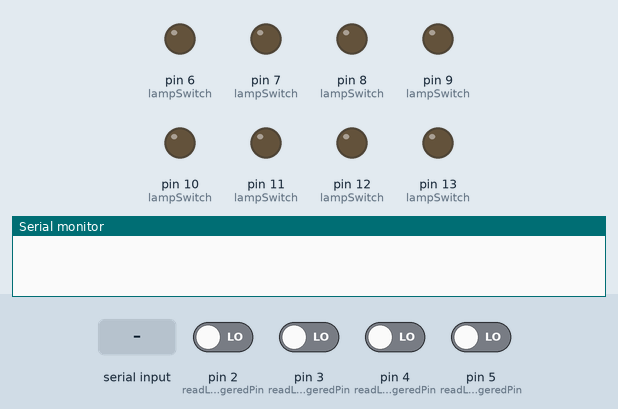
The sketch below on a simulated Arduino Uno, built with avr-gcc and run on an emulated ATmega328P. On the bench: output pins drawn as LEDs (lit = HIGH), the last lines printed to the serial monitor. The inputs (shaded band) are chosen by the test bench; at power-on: pin 2 (readLampTriggeredPin), pin 3 (readLampTriggeredPin), pin 4 (readLampTriggeredPin), pin 5 (readLampTriggeredPin) LOW.

Above: at 1.2 s.
1.3 s: pin 2 (readLampTriggeredPin) driven HIGH
At 1.9 s:
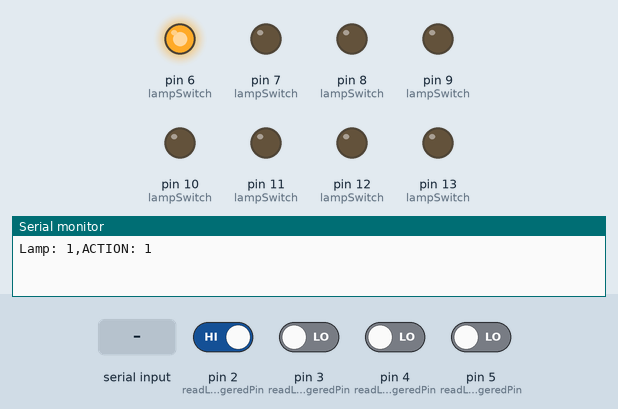
3.0 s: "0" received over Serial
At 3.8 s:
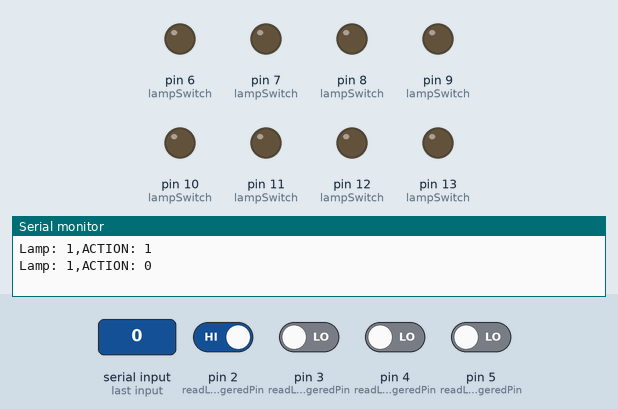
Timing chart, 0 to 6.0 s (numbered marks = the images above; inputs shaded):
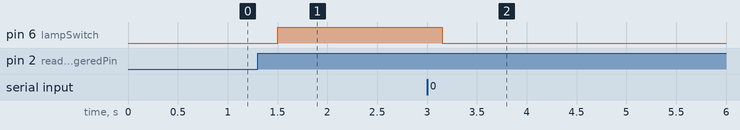

The sketch:

illuminate_control.ino
```cpp
/**
 * Control variables with current state of lamps
 * and the lamps that was triggered
 */
int lampSwitch;
int lampTriggered;
int oldLampTriggered;

/**
 * Speed of serial connection
 */
int baudRate = 9600;

/**
 * Control variables of lamps
 */
bool lampONE;
bool lampTWO;
bool lampTHREE;
bool lampFOUR;
bool lampFIVE;
bool lampSIX;
bool lampSEVEN;
bool lampEIGHT;

void setup() {

  /**
   * Input's pin, the buttons of control lamps,
   * set of pins are a binary of lamp ender to
   * power on/off
   */
  pinMode(2, INPUT);
  pinMode(3, INPUT);
  pinMode(4, INPUT);
  pinMode(5, INPUT);

  // Output pin's to control the lamps
  pinMode(6,  OUTPUT);
  pinMode(7,  OUTPUT);
  pinMode(8,  OUTPUT);
  pinMode(9,  OUTPUT);
  pinMode(10, OUTPUT);
  pinMode(11, OUTPUT);
  pinMode(12, OUTPUT);
  pinMode(13, OUTPUT);

  // Initialize the lamps on power off mode
  digitalWrite(6,  LOW);
  digitalWrite(7,  LOW);
  digitalWrite(8,  LOW);
  digitalWrite(9,  LOW);
  digitalWrite(10, LOW);
  digitalWrite(11, LOW);
  digitalWrite(12, LOW);
  digitalWrite(13, LOW);

  Serial.begin(baudRate);

  // Initialize the control variables
  lampSwitch = -1;
  lampTriggered = 0;
  oldLampTriggered = 0;
  lampONE    = false;
  lampTWO    = false;
  lampTHREE  = false;
  lampFOUR   = false;
  lampFIVE   = false;
  lampSIX    = false;
  lampSEVEN  = false;
  lampEIGHT  = false;
}

void loop() {

  lampTriggered = readLampTriggered();

  switch (lampTriggered) {
    case 1:
      lampSwitch = 6;
      break;
    case 2:
      lampSwitch = 7;
      break;
    case 3:
      lampSwitch = 8;
      break;
    case 4:
      lampSwitch = 9;
      break;
    case 5:
      lampSwitch = 10;
      break;
    case 6:
      lampSwitch = 11;
      break;
    case 7:
      lampSwitch = 12;
      break;
    case 8:
      lampSwitch = 13;
      break;
    default:
      lampSwitch = -1;
      oldLampTriggered = 0;
      break;
  }

  if (oldLampTriggered == 0 && oldLampTriggered != lampTriggered) {

    oldLampTriggered = lampTriggered;

    if (lampSwitch >= 6 && lampSwitch <= 13) {

      int action = LOW;

      if (switchLampState(lampTriggered)) {
        action = HIGH;
      }

      digitalWrite(lampSwitch, action);
      lampSwitch = -1;

      /**
       * DEBUG
       */
      Serial.print("Lamp: ");
      Serial.print(lampTriggered, DEC);
      Serial.print(",");
      Serial.print("ACTION: ");
      Serial.println(action, DEC);
    }
  }
}

bool switchSignalToBoolean(int signal)
{
  if (signal == HIGH) {
    return true;
  }

  return false;
}

bool switchLampState(int lamp)
{
  switch (lamp) {
    case 1:
      lampONE = !lampONE;
      return lampONE;
    case 2:
      lampTWO = !lampTWO;
      return lampTWO;
    case 3:
      lampTHREE = !lampTHREE;
      return lampTHREE;
    case 4:
      lampFOUR = !lampFOUR;
      return lampFOUR;
    case 5:
      lampFIVE = !lampFIVE;
      return lampFIVE;
    case 6:
      lampSIX = !lampSIX;
      return lampSIX;
    case 7:
      lampSEVEN = !lampSEVEN;
      return lampSEVEN;
    case 8:
      lampEIGHT = !lampEIGHT;
      return lampEIGHT;
  }
}

int readLampTriggered()
{
  if (Serial.available() > 0) {

    int in = Serial.read();

    if (in > -1) {

      /**
       * DEBUG
       */
      // Serial.print("Received: ");
      // Serial.println(in, DEC);
      // return 0;

      switch (in) {
        case 49:
          return 1;
        case 50:
          return 2;
        case 51:
          return 3;
        case 52:
          return 4;
        case 53:
          return 5;
        case 54:
          return 6;
        case 55:
          return 7;
        case 56:
          return 8;
        default:
          return 0;
      }
    }

  } else {
    return readLampTriggeredPin();
  }

  return 0;
}

int readLampTriggeredPin()
{
  bool pinY0 = switchSignalToBoolean(digitalRead(2));
  bool pinY1 = switchSignalToBoolean(digitalRead(3));
  bool pinY2 = switchSignalToBoolean(digitalRead(4));
  bool pinY3 = switchSignalToBoolean(digitalRead(5));

  delay(150);

  // LAMP 8 (1000)
  if (pinY3) {

    return 8;

  } else {

    // LAMP 7 (0111)
    if (pinY2 && pinY1 && pinY0) {
      return 7;
    }

    // LAMP 6 (0110)
    if (pinY2 && pinY1 && !pinY0) {
      return 6;
    }

    // LAMP 5 (0101)
    if (pinY2 && !pinY1 && pinY0) {
      return 5;
    }

    // LAMP 4 (0100)
    if (pinY2 && !pinY1 && !pinY0) {
      return 4;
    }

    // LAMP 3 (0011)
    if (!pinY2 && pinY1 && pinY0) {
      return 3;
    }

    // LAMP 2 (0010)
    if (!pinY2 && pinY1 && !pinY0) {
      return 2;
    }

    // LAMP 1 (0001)
    if (!pinY2 && !pinY1 && pinY0) {
      return 1;
    }
  }

  return 0;
}
```

Measured:
- after the input at 1.3 s, pin 6 (lampSwitch): LOW → HIGH after 0.20 s
- after the input at 3.0 s, pin 6 (lampSwitch): HIGH → LOW after 0.15 s
